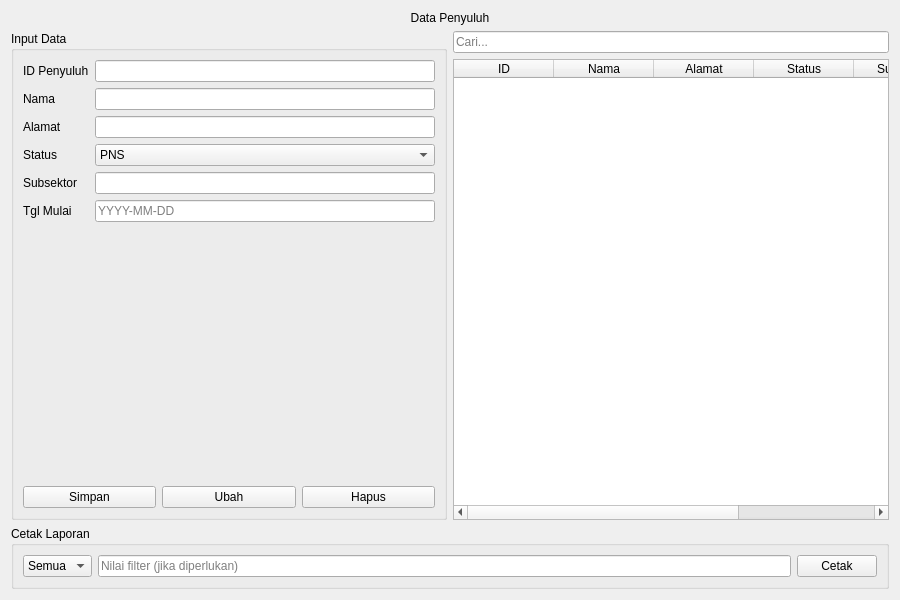
<?xml version='1.0' encoding='UTF-8'?>
<ui version="4.0">
 <class>Form</class>
 <widget class="QWidget" name="Form">
  <property name="geometry"><rect><x>0</x><y>0</y><width>900</width><height>600</height></rect></property><property name="minimumSize"><size><width>900</width><height>600</height></size></property><property name="windowTitle"><string>Data Penyuluh</string></property>
  <layout class="QVBoxLayout" name="verticalLayout">
   <item>
    <widget class="QLabel" name="lblTitle">
     <property name="text"><string>Data Penyuluh</string></property>
     <property name="alignment"><set>Qt::AlignCenter</set></property>
    </widget>
   </item>
   <item>
    <layout class="QHBoxLayout" name="hlayoutMain">
     <item>
      <widget class="QGroupBox" name="groupInput">
       <property name="title"><string>Input Data</string></property>
       <layout class="QVBoxLayout" name="vlayoutInput">
        <item>
         <layout class="QFormLayout" name="formLayout">
    <item row="0" column="0">
      <widget class="QLabel" name="label_EditId">
       <property name="text"><string>ID Penyuluh</string></property>
      </widget>
     </item>
    <item row="0" column="1">
      <widget class="QLineEdit" name="EditId" />
     </item>
    <item row="1" column="0">
      <widget class="QLabel" name="label_EditNama">
       <property name="text"><string>Nama</string></property>
      </widget>
     </item>
    <item row="1" column="1">
      <widget class="QLineEdit" name="EditNama" />
     </item>
    <item row="2" column="0">
      <widget class="QLabel" name="label_EditAlamat">
       <property name="text"><string>Alamat</string></property>
      </widget>
     </item>
    <item row="2" column="1">
      <widget class="QLineEdit" name="EditAlamat" />
     </item>
    <item row="3" column="0">
      <widget class="QLabel" name="label_ComboStatus">
       <property name="text"><string>Status</string></property>
      </widget>
     </item>
    <item row="3" column="1">
      <widget class="QComboBox" name="ComboStatus">
        <item><property name="text"><string>PNS</string></property></item>
        <item><property name="text"><string>Honorer</string></property></item>
        <item><property name="text"><string>Kontrak</string></property></item>
    </widget>
     </item>
    <item row="4" column="0">
      <widget class="QLabel" name="label_EditSubsektor">
       <property name="text"><string>Subsektor</string></property>
      </widget>
     </item>
    <item row="4" column="1">
      <widget class="QLineEdit" name="EditSubsektor" />
     </item>
    <item row="5" column="0">
      <widget class="QLabel" name="label_EditTglMulai">
       <property name="text"><string>Tgl Mulai</string></property>
      </widget>
     </item>
    <item row="5" column="1">
      <widget class="QLineEdit" name="EditTglMulai"><property name="placeholderText"><string>YYYY-MM-DD</string></property></widget>
     </item>
         </layout>
        </item>
        <item>
         <layout class="QHBoxLayout" name="hlayoutButtons">
          <item><widget class="QPushButton" name="BtnSimpan"><property name="text"><string>Simpan</string></property></widget></item>
          <item><widget class="QPushButton" name="BtnUbah"><property name="text"><string>Ubah</string></property></widget></item>
          <item><widget class="QPushButton" name="BtnHapus"><property name="text"><string>Hapus</string></property></widget></item>
         </layout>
        </item>
       </layout>
      </widget>
     </item>
     <item>
      <layout class="QVBoxLayout" name="vlayoutTable">
       <item><widget class="QLineEdit" name="lineCari"><property name="placeholderText"><string>Cari...</string></property></widget></item>
       <item>
        <widget class="QTableWidget" name="tblPenyuluh">
         <property name="editTriggers"><set>QAbstractItemView::NoEditTriggers</set></property>
         <property name="selectionBehavior"><enum>QAbstractItemView::SelectRows</enum></property>
         <property name="selectionMode"><enum>QAbstractItemView::SingleSelection</enum></property>
      <column>
       <property name="text"><string>ID</string></property>
      </column>
      <column>
       <property name="text"><string>Nama</string></property>
      </column>
      <column>
       <property name="text"><string>Alamat</string></property>
      </column>
      <column>
       <property name="text"><string>Status</string></property>
      </column>
      <column>
       <property name="text"><string>Subsektor</string></property>
      </column>
      <column>
       <property name="text"><string>Tgl Mulai</string></property>
      </column>
        </widget>
       </item>
      </layout>
     </item>
    </layout>
   </item>
   <item>
    <widget class="QGroupBox" name="groupReport">
     <property name="title"><string>Cetak Laporan</string></property>
     <layout class="QHBoxLayout" name="hlayoutReport">
      <item><widget class="QComboBox" name="comboFilter">
        <item><property name="text"><string>Semua</string></property></item>
      </widget></item>
      <item><widget class="QLineEdit" name="txtFilter"><property name="placeholderText"><string>Nilai filter (jika diperlukan)</string></property></widget></item>
      <item><widget class="QPushButton" name="btnCetak"><property name="text"><string>Cetak</string></property></widget></item>
     </layout>
    </widget>
   </item>
  </layout>
 </widget>
 <resources />
 <connections />
</ui>
